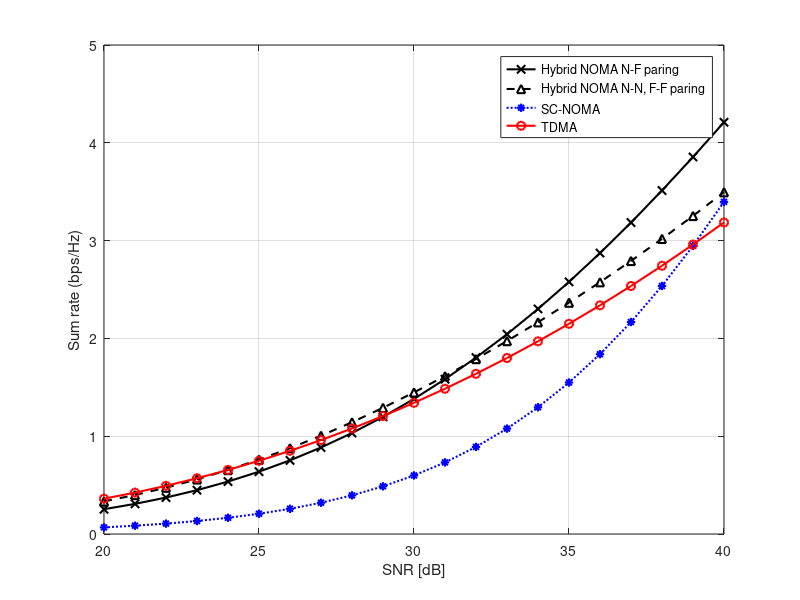

MATLAB code for this plot:
% Initialization
clc ; clear all; close all;

% Define the distancesbetween the users and base station
d1 = 10; d2 = 9; d3 = 4; d4 = 3;

% Define the pass loss exponent
eta = 4;

% Define the number of channel realizations
N = 1e4;

% Generate the Rayleigh fading channel with pass loss exponent
h1 = sqrt(d1^-eta)*(randn(1,N)+j*randn(1,N))/sqrt(2);
h2 = sqrt(d2^-eta)*(randn(1,N)+j*randn(1,N))/sqrt(2);
h3 = sqrt(d3^-eta)*(randn(1,N)+j*randn(1,N))/sqrt(2);
h4 = sqrt(d4^-eta)*(randn(1,N)+j*randn(1,N))/sqrt(2);

% Estime the channel gain for each user
g1 = (abs(h1)).^2;
g2 = (abs(h2)).^2;
g3 = (abs(h3)).^2;
g4 = (abs(h4)).^2;

% Define the SNR variation in dB
SNR_dB = 20:1:40;

% The corresponding SNR in linear scale
SNR=db2pow(SNR_dB);

% Define the power allocation coefficients
a1=0.75; a2=1-a1;

b1=0.75; b2=b1*(1-b1); b3=b1*(1-(b1+b2)); b4=1-(b1+b2+b3);

for u=1:length(SNR_dB)
% Capacity of N-F paring
C11(u)= mean(log2(1+a1*g1*SNR(u)./(a2*g1*SNR(u)+1)));
C44(u)= mean(log2(1+a2*g4*SNR(u)));
C22(u)= mean(log2(1+a1*g2*SNR(u)./(a2*g2*SNR(u)+1)));
C33(u)= mean(log2(1+a2*g3*SNR(u)));

% Capacity of N-N, F-F paring
C1(u)= mean(log2(1+a1*g1*SNR(u)./(a2*g1*SNR(u)+1)));
C2(u)= mean(log2(1+a2*g2*SNR(u)));
C3(u)= mean(log2(1+a1*g3*SNR(u)./(a2*g3*SNR(u)+1)));
C4(u)= mean(log2(1+a2*g4*SNR(u)));

% Capacity of NOMA
N1(u) = mean(log2(1 + b1*g1*SNR(u)./((b2+b3+b4).*g1*SNR(u)+1)));
N2(u) = mean(log2(1 + b2*g2*SNR(u)./((b3+b4).*g2*SNR(u)+1)));
N3(u) = mean(log2(1 + b3*g3*SNR(u)./((b4).*g2*SNR(u)+1)));
N4(u) = mean(log2(1 + b4*g4*SNR(u)));
    
%Capacity of TDMA
T1(u) = 0.25*mean(log2(1+g1*SNR(u)));    
T2(u) = 0.25*mean(log2(1+g2*SNR(u)));    
T3(u) = 0.25*mean(log2(1+g3*SNR(u)));    
T4(u) = 0.25*mean(log2(1+g4*SNR(u)));          
end

R_sum_N_F = 0.5*(C11+C22+C33+C44);
R_sum_N_N = 0.5*(C1+C2+C3+C4);
R_sum_NOMA=N1+N2+N3+N4;
R_sum_TDMA=T1+T2+T3+T4;

figure
plot(SNR_dB, R_sum_N_F,'-xk','linewidth',1.5); hold on
plot(SNR_dB, R_sum_N_N,'--^k','linewidth',1.5); hold on
plot(SNR_dB, R_sum_NOMA,':*b','linewidth',1.5); hold on
plot(SNR_dB, R_sum_TDMA,'-or','linewidth',1.5); hold on
xlabel('SNR [dB]')
ylabel('Sum rate (bps/Hz)')
legend('Hybrid NOMA N-F paring','Hybrid NOMA N-N, F-F paring','SC-NOMA','TDMA')
grid











